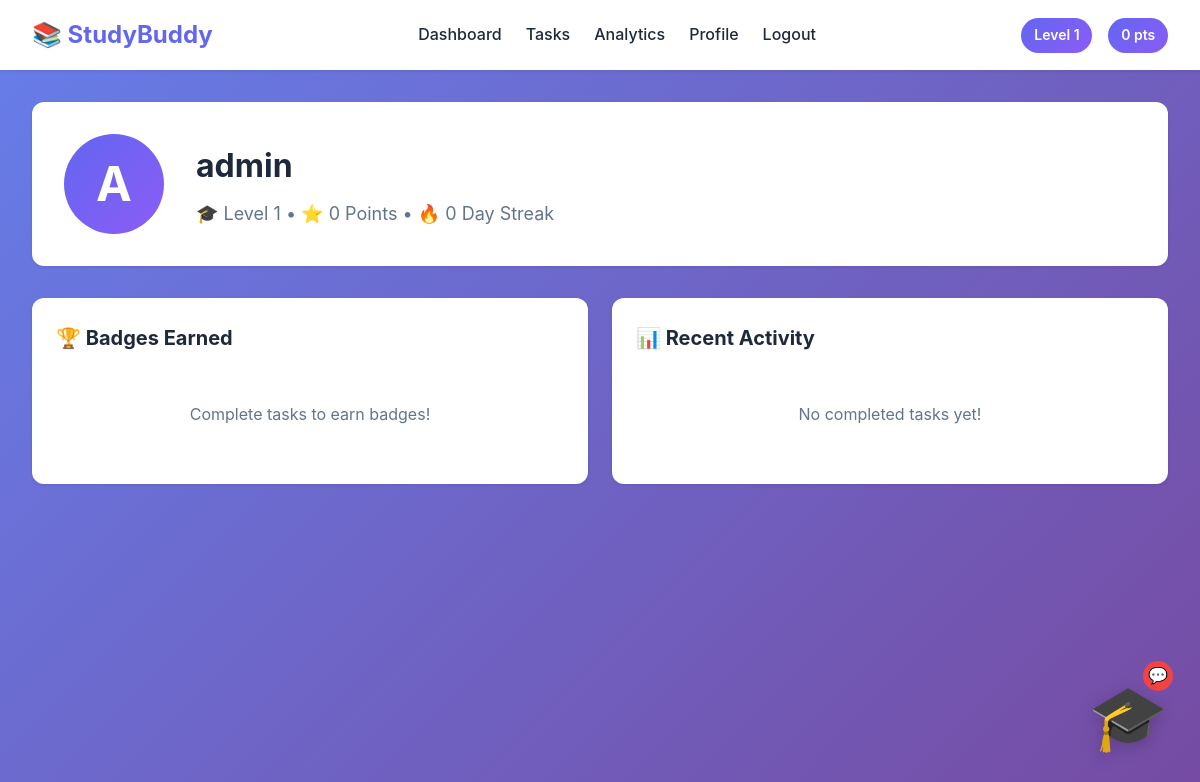
/profile/ (signed in), run on the app's committed database.
### core/models.py (models this page shows, shortened)
class UserProfile(models.Model):
    user = models.OneToOneField(User, on_delete=models.CASCADE, related_name='profile')
    profile_image = models.ImageField(upload_to='profiles/', null=True, blank=True)
    level = models.IntegerField(default=1)
    total_points = models.IntegerField(default=0)
    streak_count = models.IntegerField(default=0)
    last_activity_date = models.DateField(null=True, blank=True)

### core/views.py (the view)
# urls.py: path('profile/', views.profile_view, name='profile'),
@login_required
def profile_view(request):
    profile = request.user.profile
    badges = Reward.objects.filter(user=request.user, badge_name__isnull=False).values_list('badge_name', flat=True).distinct()
    recent_tasks = Task.objects.filter(user=request.user, is_completed=True).order_by('-completed_at')[:10]
    context = {
        'profile': profile,
        'badges': list(badges),
        'recent_tasks': recent_tasks,
    }
    return render(request, 'profile.html', context)

### templates/profile.html (shortened to what this page needs)
{% extends 'base.html' %}
{% block content %}
<div class="profile-page">
    <div class="profile-header">
        <div class="profile-avatar">
            <div class="avatar-circle">{{ user.username|slice:":1"|upper }}</div>
        </div>
        <div class="profile-info">
            <h1>{{ user.username }}</h1>
            <p class="profile-stats">
                🎓 Level {{ profile.level }} •
                ⭐ {{ profile.total_points }} Points •
                🔥 {{ profile.streak_count }} Day Streak
            </p>
        </div>
    </div>
    <div class="profile-grid">
        <div class="card badges-card">
            <h2>🏆 Badges Earned</h2>
            {% if badges %}
            <div class="badges-grid">
                {% for badge in badges %}
                <div class="badge-item">
                    <div class="badge-icon">🎖️</div>
                    <span>{{ badge }}</span>
                </div>
                {% endfor %}
            </div>
            {% else %}
            <p class="empty-state">Complete tasks to earn badges!</p>
            {% endif %}
        </div>
        <div class="card recent-activity">
            <h2>📊 Recent Activity</h2>
            {% if recent_tasks %}
            <ul class="activity-list">
                {% for task in recent_tasks %}
                <li class="activity-item">
                    <span class="activity-icon">✅</span>
                    <div class="activity-details">
                        <strong>{{ task.title }}</strong>
                        <small>{{ task.completed_at|date:"M d, Y" }}</small>
                    </div>
                </li>
                {% endfor %}
            </ul>
            {% else %}
            <p class="empty-state">No completed tasks yet!</p>
            {% endif %}
        </div>
    </div>
</div>
{% endblock %}

### templates/base.html (shortened to what this page needs)
{% load static %}
<!DOCTYPE html>
<html lang="en">
<head>
    <link rel="stylesheet" href="/static/css/style.css">
</head>
<body>
    {% if user.is_authenticated %}
    <nav class="navbar">
        <div class="nav-container">
            <div class="nav-brand">
                <span class="logo">📚 StudyBuddy</span>
            </div>
            <div class="nav-links">
                <a href="{% url 'dashboard' %}" class="nav-link">Dashboard</a>
                <a href="{% url 'tasks' %}" class="nav-link">Tasks</a>
                <a href="{% url 'analytics' %}" class="nav-link">Analytics</a>
                <a href="{% url 'profile' %}" class="nav-link">Profile</a>
                <a href="{% url 'logout' %}" onclick="return confirm('Are you sure you want to log out?');" class="nav-link">Logout</a>
            </div>
            <div class="nav-user">
                <span class="level-badge">Level {{ user.profile.level }}</span>
                <span class="points-badge">{{ user.profile.total_points }} pts</span>
            </div>
        </div>
    </nav>
    {% endif %}
<div id="mascot" class="mascot">
    <div class="chat-badge" id="chatBadge">💬</div>
    <div class="mascot-face" onclick="toggleChat()">🎓</div>
</div>
    <main class="container">
        {% block content %}{% endblock %}
    </main>
</body>
</html>

### static/css/style.css (style rules this page uses)
* { margin: 0; padding: 0; box-sizing: border-box; }
:root { --primary: #6366f1; --secondary: #8b5cf6; --success: #10b981; --danger: #ef4444; --warning: #f59e0b; --bg: #f8fafc; --card-bg: #ffffff; --text: #1e293b; --text-light: #64748b; --border: #e2e8f0; --shadow: 0 1px 3px rgba(0, 0, 0, 0.1); --shadow-lg: 0 10px 25px rgba(0, 0, 0, 0.1); --radius: 12px; }
body { font-family: -apple-system, BlinkMacSystemFont, 'Segoe UI', Roboto, 'Helvetica Neue', Arial, sans-serif; background: linear-gradient(135deg, #667eea 0%, #764ba2 100%); background-attachment: fixed; color: var(--text); line-height: 1.6; min-height: 100vh; }
.navbar { background: var(--card-bg); box-shadow: var(--shadow); position: sticky; top: 0; z-index: 100; }
.nav-container { max-width: 1200px; margin: 0 auto; padding: 1rem 2rem; display: flex; justify-content: space-between; align-items: center; }
.nav-brand { font-size: 1.5rem; font-weight: bold; color: var(--primary); }
.logo { display: flex; align-items: center; gap: 0.5rem; }
.nav-links { display: flex; gap: 1.5rem; }
.nav-link { color: var(--text); text-decoration: none; font-weight: 500; transition: color 0.3s; }
.nav-user { display: flex; gap: 1rem; }
.level-badge, .points-badge { background: linear-gradient(135deg, var(--primary), var(--secondary)); color: white; padding: 0.4rem 0.8rem; border-radius: 20px; font-size: 0.875rem; font-weight: 600; }
.mascot { position: fixed; bottom: 2rem; right: 2rem; z-index: 1000; animation: float 3s ease-in-out infinite; }
.mascot-face { font-size: 4rem; cursor: pointer; transition: transform 0.3s; filter: drop-shadow(0 4px 8px rgba(0, 0, 0, 0.2)); }
.container { max-width: 1200px; margin: 2rem auto; padding: 0 2rem; }
.card { background: var(--card-bg); border-radius: var(--radius); padding: 1.5rem; box-shadow: var(--shadow); transition: transform 0.3s, box-shadow 0.3s; }
.card h2 { font-size: 1.25rem; margin-bottom: 1rem; color: var(--text); }
.empty-state { text-align: center; color: var(--text-light); padding: 2rem 0; }
.profile-page { animation: fadeIn 0.5s; }
.profile-header { background: var(--card-bg); padding: 2rem; border-radius: var(--radius); box-shadow: var(--shadow); display: flex; align-items: center; gap: 2rem; margin-bottom: 2rem; }
.profile-avatar { flex-shrink: 0; }
.avatar-circle { width: 100px; height: 100px; border-radius: 50%; background: linear-gradient(135deg, var(--primary), var(--secondary)); color: white; display: flex; align-items: center; justify-content: center; font-size: 3rem; font-weight: bold; }
.profile-info h1 { margin-bottom: 0.5rem; }
.profile-stats { font-size: 1.125rem; color: var(--text-light); }
.profile-grid { display: grid; grid-template-columns: repeat(auto-fit, minmax(300px, 1fr)); gap: 1.5rem; }
.mascot { position: fixed; bottom: 2rem; right: 2rem; z-index: 1000; }
.mascot-face { font-size: 4rem; cursor: pointer; transition: transform 0.3s; filter: drop-shadow(0 4px 8px rgba(0, 0, 0, 0.2)); animation: float 3s ease-in-out infinite; }
.chat-badge { position: absolute; top: -5px; right: -5px; background: var(--danger); color: white; border-radius: 50%; width: 30px; height: 30px; display: flex; align-items: center; justify-content: center; font-size: 1rem; animation: pulse 2s infinite; }

### data on the page
UserProfile: level "1", total_points "0", streak_count "0"

### other printed values
{{ user.profile.level }} "1"
{{ user.profile.total_points }} "0"
{{ user.username|slice:":1"|upper }} "A"
{{ user.username }} "admin"
